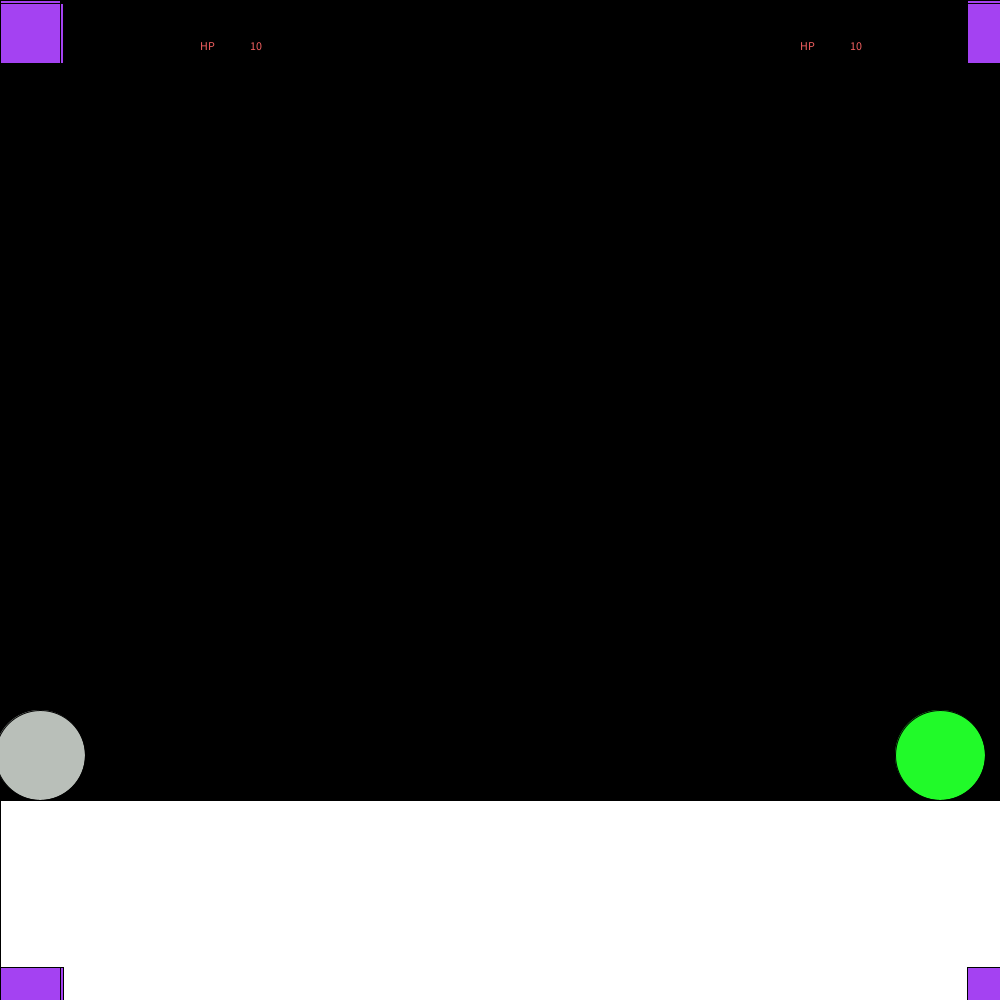
Frame 1 (no input)
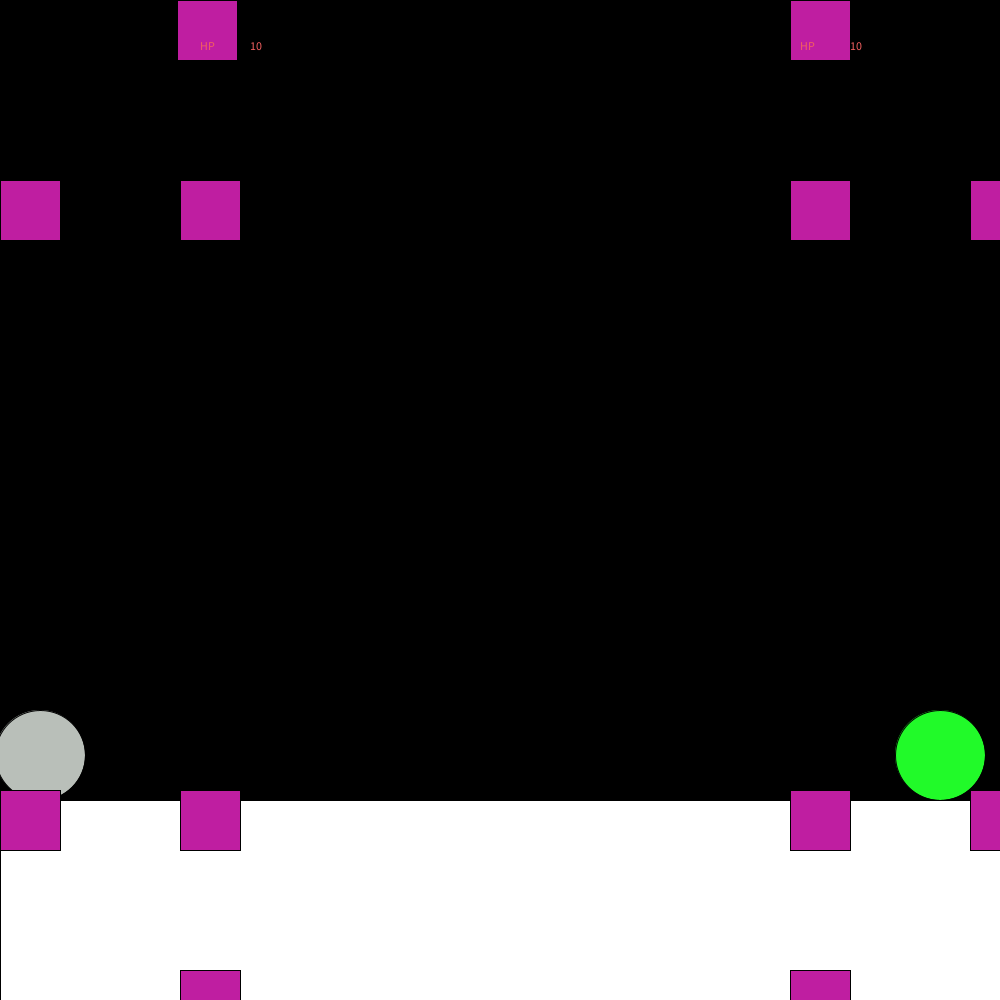
Frame 60 (the mouse pressed at the canvas centre just before this capture)
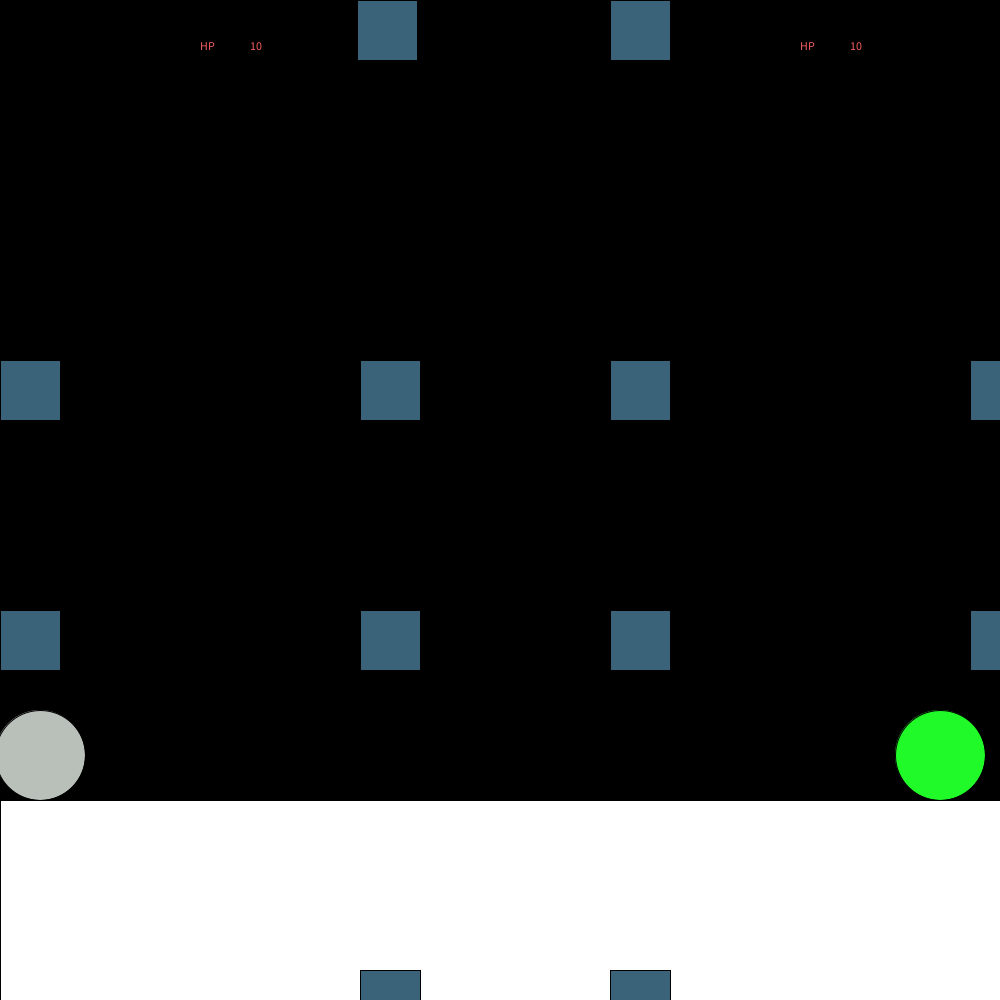
Frame 120 (the mouse held since frame 60 and released just before this capture)

The Processing sketch that drew these frames (run headless with seeded random() and noise(); from frame 60 on, the mouse is pressed at the canvas centre):

// Processing sketch: my_extisential_crisis_but_in_a_program
// ── my_extisential_crisis_but_in_a_program.pde
int p1x=40;
int p1y=755;

int p2x=940;
int p2y=755;

int d1x=0;
int d1y=0;

int d2x=0;
int d2y=0;

int HP1=10;
int HP2=10;
int a=0;
void setup()
{ 
  noCursor();
  size(1000, 1000);
}
void draw()
{
  background (0, 0, 0);
  fill(#B9BFB9);
  ellipse(p1x, p1y, 90, 90);
  fill(#21FA29);
  ellipse(p2x, p2y, 90, 90);
  fill(#FFFFFF);
  rect(0, 800, 1000, 200);
  p1x += d1x;
  p2x += d2x;
  p1y += d1y;
  p2y += d2y;
  if (p1y<200)
  { 
    d1y=+8;
  }
  if (p1y>755)
  { 
    d1y=0;
  }
  if (p2y<200)
  { 
    d2y=+8;
  }
  if (p2y>755)
  { 
    d2y=0;
  }
  if (p1x>p2x&&p2x<p1x&&p1y<p2y&&p2x>p1y)
  {
    
  }
  fill(random(255),random (255),random (255));
  rect(a, 0, 60,60);
   a=a+3;
  rect(a,a,60,60);
  rect(0,0 + a,60,60);

  rect(970,0+a,60,60);
   rect(970-a,0,60,60);
  rect(970-a,0+a,60,60);

   rect(0+a,970,60,60);
  rect(0+a,970-a,60,60);
   rect(0,970-a,60,60);

   rect(970-a,970,60,60);
   rect(970,970-a,60,60);
   rect(970-a,970-a,60,60);
  if (a>1000)
  {
      a=0;
   }
  fill(#F25F5F);
  text("HP", 800, 50);
  text(HP2, 850, 50);
  text("HP", 200, 50);
  text(HP1, 250, 50);
  if(HP1<1&&HP2<1)
  {
    
    
    
  }
}
void keyPressed()
{
  if (key=='a')
  {
    d1x=-8;
  }
  if (key=='w')
  { 
    d1y=-8;
  }

  if (key=='d')
  {
    d1x=+8;
  }
  if (key=='f')
  {
    HP2-=1;
    p2x=p2x+10;
  }
  if (key=='0')
  {
    HP1-=1;
    p1x=p1x-10;
  }
  if (keyCode == RIGHT)
  {
    d2x=+8;
  }
  if (keyCode == LEFT)
  {
    d2x=-8;
  }
  if (keyCode == UP)
  { 
    d2y=-8;
  }
}


void keyReleased()
{
  if (key=='a')
  {
    d1x=0;
  }

  if (key=='d')
  {
    d1x=0;
  }

  if (keyCode == RIGHT)
  {
    d2x=0;
  }
  if (keyCode == LEFT)
  {
    d2x=0;
  }
}
